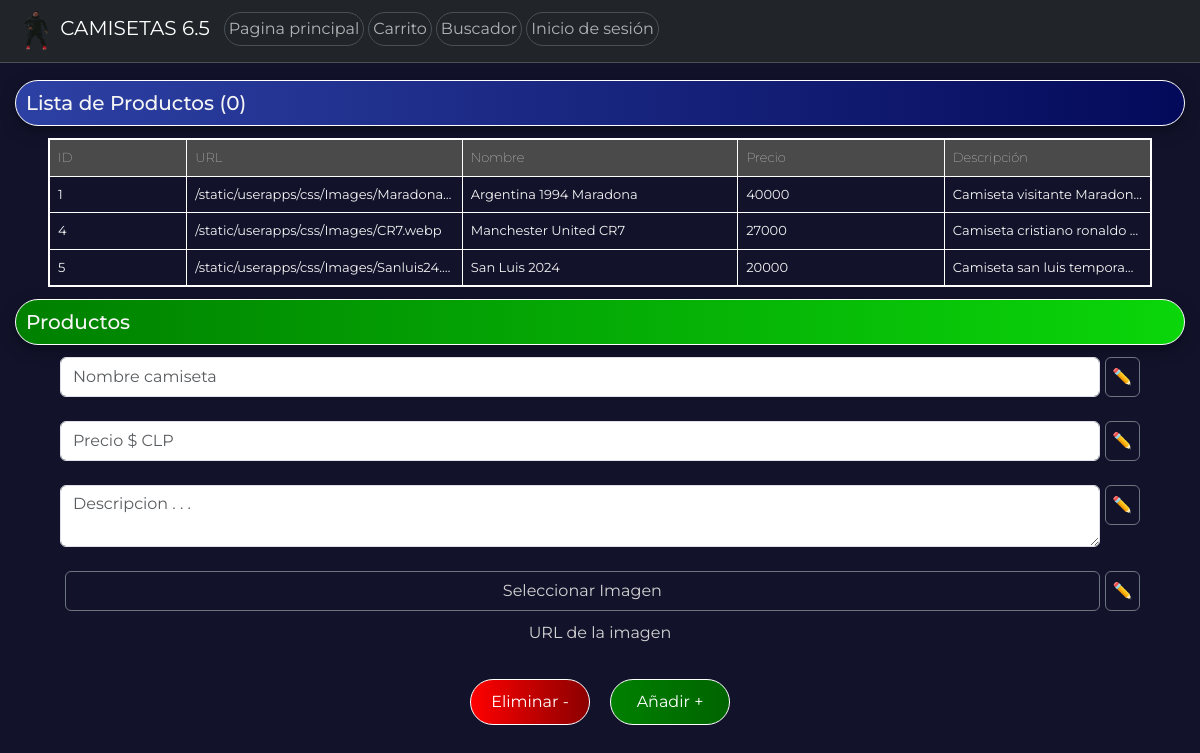
The app's page /admincrud/, older data.
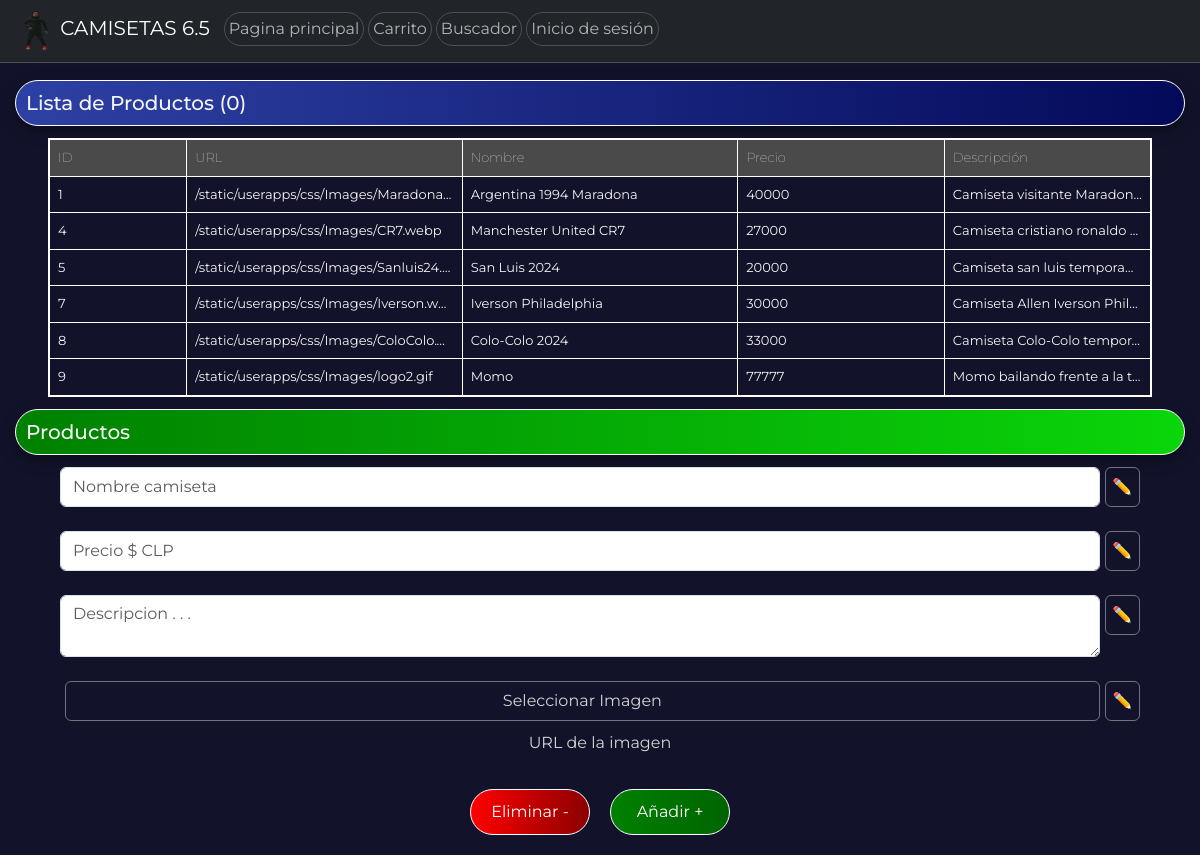
The same page, newer data.
### userapps/models.py (models this page shows, shortened)
class Producto(models.Model):
    nombre = models.CharField(max_length=25)
    imagen = models.CharField(max_length=100)
    precio = models.IntegerField()
    descripcion = models.CharField(max_length=100)

### userapps/views.py (the view)
# urls.py: path('admincrud/', views.admin_crud, name='admin_crud'),
def admin_crud(request):
    productos = Producto.objects.all()
    return render(request, "AdminCrud.html", {"productos": productos})

### userapps/context_processor.py (called while the page is built)
def total_carrito(request):
    total = 0
    if request.user.is_authenticated:
        if "carrito" in request.session.keys():
            for key, value in request.session["carrito"].items():
                total += int(value["acumulado"]) #total
    return {"total_carrito": total}

### userapps/templates/AdminCrud.html (shortened to what the changed rows need)
<!DOCTYPE html>
<html lang="en">
  <head>
    {% load static %}
    <link rel="stylesheet" href="{% static 'userapps/css/Admin.css' %}" />
    <link
      href="https://cdn.jsdelivr.net/npm/bootstrap@5.3.3/dist/css/bootstrap.min.css"
      rel="stylesheet"
    />
  </head>
  <body style="background-color: #12122b">
    <h2
      style="
        border-top-width: 70px;
        margin-top: 80px;
        border: 1px solid white;
        padding: 10px;
        background: linear-gradient(to right, rgb(45, 65, 164), rgb(4, 10, 90));
        margin-left: 15px;
        margin-right: 15px;
        border-radius: 80px;
        box-shadow: 0 5px 15px rgba(0, 0, 0, 0.35);
        color: whitesmoke;
        font-size: 20px;
      "
    >
      Lista de Productos (<span id="productCount">0</span>)
    </h2>
    <table id="productsList">
      <thead>
        <tr>
          <th>ID</th>
          <th>URL</th>
          <th>Nombre</th>
          <th>Precio</th>
          <th>Descripción</th>
        </tr>
      </thead>
      <tbody>
        {% for product in productos %}
        <tr onclick="copyRowToInputs(this)">
          <td>{{ product.id }}</td>
          <td>{{ product.imagen }}</td>
          <td>{{ product.nombre }}</td>
          <td>{{ product.precio }}</td>
          <td>{{ product.descripcion }}</td>
        </tr>
        {% endfor %}
      </tbody>
    </table>
    <h2
      style="
        border-top-width: 70px;
        border: 1px solid white;
        padding: 10px;
        background: linear-gradient(to right, green, rgb(10, 214, 10));
        margin-left: 15px;
        margin-right: 15px;
        border-radius: 80px;
        box-shadow: 0 5px 15px rgba(0, 0, 0, 0.35);
        color: whitesmoke;
        font-size: 20px;
      "
    >
      Productos
    </h2>
  </body>
</html>

Row changes from the older to the newer data that the page shows:
added Producto: id "7", imagen "/static/userapps/css/Images/Iverson.we…", nombre "Iverson Philadelphia", precio "30000", descripcion "Camiseta Allen Iverson Phil…"
added Producto: id "8", imagen "/static/userapps/css/Images/ColoColo.…", nombre "Colo-Colo 2024", precio "33000", descripcion "Camiseta Colo-Colo tempor…"
added Producto: id "9", imagen "/static/userapps/css/Images/logo2.gif", nombre "Momo", precio "77777", descripcion "Momo bailando frente a la t…"
